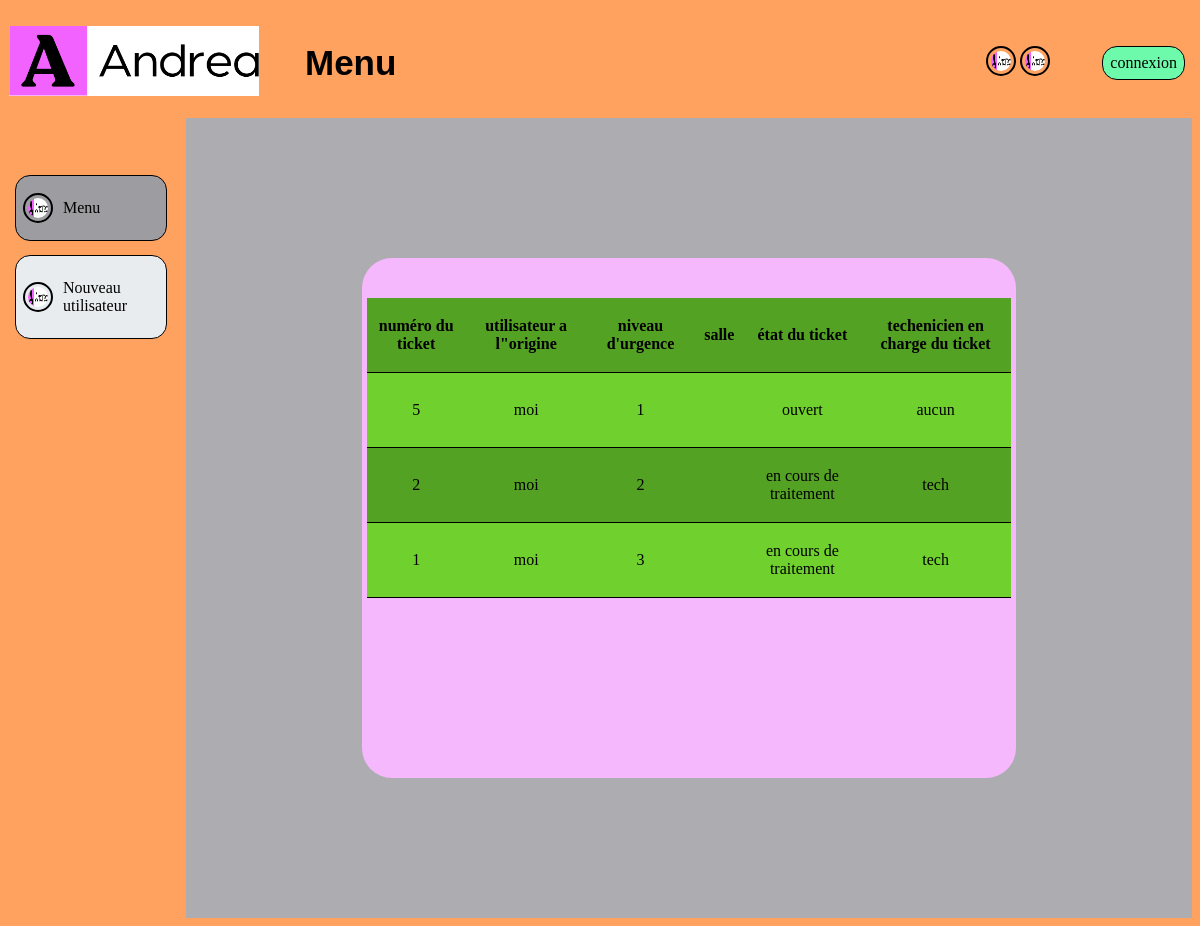
Before: / with the older database file.
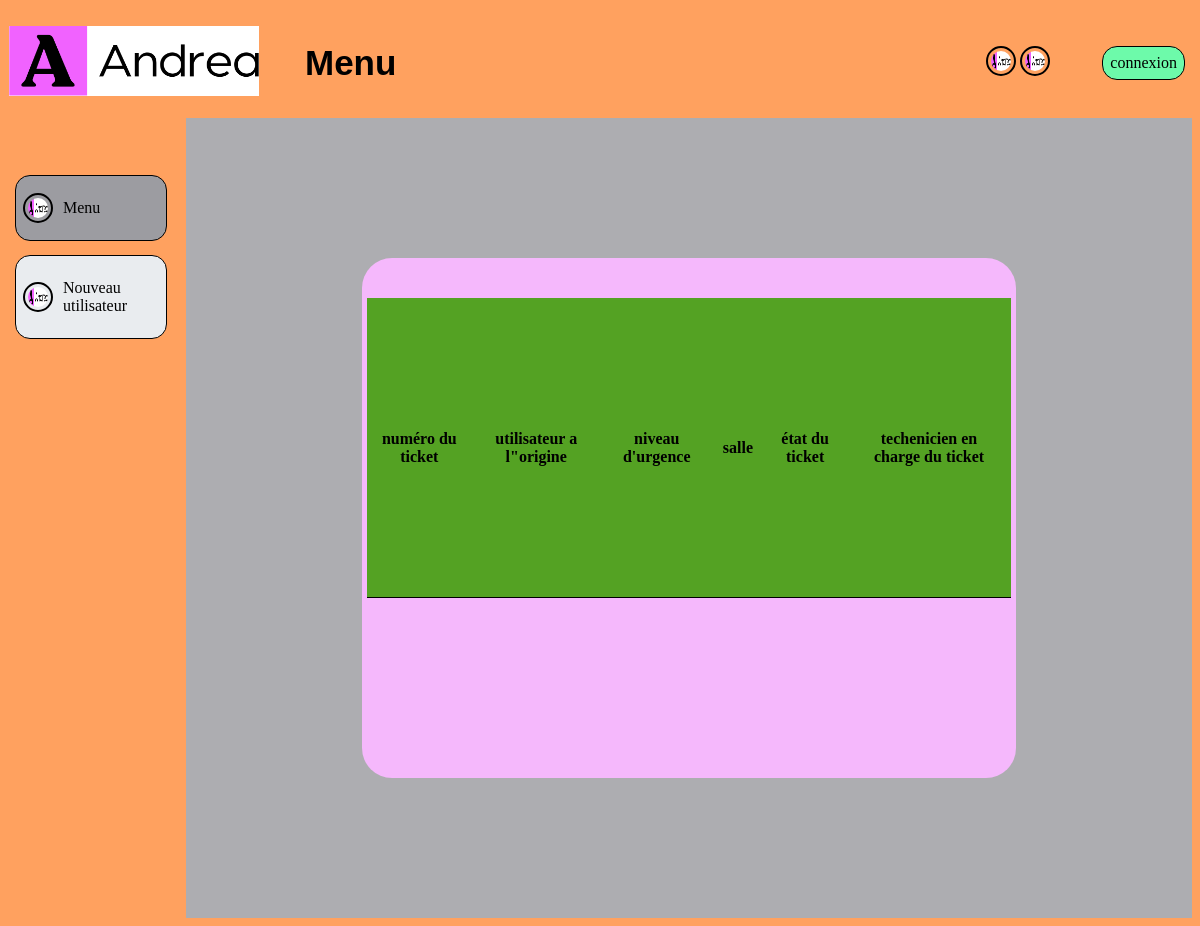
After: the same page with the newer database file.
### tables this page shows
CREATE TABLE `ticket` (
                          `id` int(5) NOT NULL,
                          `login` varchar(48) NOT NULL,
                          `libellé` varchar(510) NOT NULL,
                          `urgence` int(4) NOT NULL DEFAULT 1,
                          `Salle` varchar(10) NOT NULL,
                          `état` varchar(35) NOT NULL DEFAULT 'ouvert',
                          `tech` varchar(48) NOT NULL DEFAULT 'aucun',
                          `date` varchar(50) NOT NULL,
                          `ip` varchar(50) NOT NULL
);

### php/tab_menu.php (the view, shortened to what this page needs)
<?php
$table = "ticket" ;
$connexionManager = new ConnexionBaseDeDonnees();
$connexion = $connexionManager->getConnection();
$requete = "SELECT id, login, urgence, salle, état, tech FROM $table WHERE état != 'fermer' ORDER BY id DESC LIMIT 10";
$resultat = mysqli_query($connexion, $requete);
if ($resultat) {
    echo '<table>
    <tr class="tr_haut">
        <th>numéro du ticket</th>
        <th>utilisateur a l"origine</th>
        <th>niveau d\'urgence</th>
        <th>salle</th>
        <th>état du ticket</th>
        <th>techenicien en charge du ticket</th>
    </tr>';
    while ($row = mysqli_fetch_assoc($resultat)) {
        echo '
    <tr>
        <td>' . $row['id'] . '</td>
        <td>' . $row['login'] . '</td>
        <td>' . $row['urgence'] . '</td>
        <td>' . $row['salle'] . '</td>
        <td>' . $row['état'] . '</td>
        <td>' . $row['tech'] . '</td>
    </tr>';
    }
    echo '</table>';
}
?>

### html/index.php (shortened to what this page needs)
<!DOCTYPE html>
<html lang="fr">
<head>
  <link rel="stylesheet" href="../css/style.css">
</head>
<body>
<div class="droite">
  <div class="haut">
    <a href="connexion.php" class="lien_bouton" id="co">connexion</a>
    <div id="bouton_haut">
      <a href=""><img src="../png/logo.PNG" class="img_bouton"></a>
      <a href=""><img src="../png/logo.PNG" class="img_bouton"></a>
    </div>
    <h3 class="nom_page">Menu</h3>
    <div class="logo">
      <img class="logo_img" src="../png/logo.PNG">
    </div>
  </div>
</div>
<div class="petit_grand_parent">
  <div class="gauche">
    <div class="parent_bouton">
      <a href="" class="lien_bouton" style="background-color: #9c9ca1"> <img src="../png/logo.PNG" class="img_bouton"> <p>Menu</p></a>
      <a href="register.php" class="lien_bouton"><img src="../png/logo.PNG" class="img_bouton"> <p>Nouveau utilisateur</p></a>
    </div>
  </div>
  <div class="bas centre" style="justify-content: center">
      <div class="stat stat_65" style="width: 65%">
          <div class="menu_déroulant">
              <?php include '../php/tab_menu.php' ?>
          </div>
      </div>
  </div>
</div>
</body>
</html>

### css/style.css (style rules this page uses)
body { background-color: #ffa15f; }
.petit_grand_parent { height: 100vh; display: flex; }
.gauche { height: 1%; position:sticky; top: 0; width: 14%; background-color: #ffa15f; display: flex; flex-direction:column; gap: 70px; }
.parent_bouton { margin-top: 50px; display: flex; flex-direction: column; }
.lien_bouton { color: black; text-decoration: none; padding: 7px; border: solid 1px black; margin: 7px; background-color: #e9ecef ; display: flex; align-items: center; gap: 10px; border-radius: 15px 15px 15px 15px; }
.img_bouton { width: 20px; height : 20px; border: solid black 2px; border-radius: 15px 15px 15px 15px; padding: 3px; }
.bas { display: flex; background-color: #adadb1; margin-left: auto; flex: 0 0 85%; flex-direction: column; }
.centre { align-items: center; }
.droite { display: flex; flex-direction:column; height: 100%; width: 100%; }
.haut { background-color: #ffa15f; flex: 0 1 4%; display: flex; flex-direction: row-reverse; align-items: center; gap: 45px; }
#co { background-color: #6dfaaa; border-radius: 15px 15px 15px 15px; }
.logo { justify-self: right; }
.nom_page { justify-self: right; margin-right: auto; color: black; font-family: sans-serif; font-size: 35px; font-weight: bold; }
.logo_img { margin: 1px; height: 70px; width: 250px; }
.stat { margin-left: 8px; margin-right: 8px; margin-top: 4px; margin-bottom: 4px; border-radius: 30px 30px 30px 30px; background-color: #f5b8fc; }
.stat_65 { flex: 0 0 65%; display: flex; }
.menu_déroulant { width: 100%; border-collapse: collapse; border-radius: 10px; overflow: auto; margin: 20px 5px; }
table { width: 100%; height: 300px; border-collapse: collapse; border-radius: 10px; overflow: auto; margin: 20px 0; }
th, td { padding: 10px; text-align: center; border-bottom: 1px solid #000000; height: 50px; max-height: 50px; }
th { background-color: #54a223; }
tr:nth-child(odd) { background-color: #54a223; }
tr:nth-child(even) { background-color: #6fd02e; }

Changed rows visible on the page:
removed ticket: id "5", login "moi", urgence "1", état "ouvert", tech "aucun"
removed ticket: id "2", login "moi", urgence "2", état "en cours de traitement", tech "tech"
removed ticket: id "1", login "moi", urgence "3", état "en cours de traitement", tech "tech"
